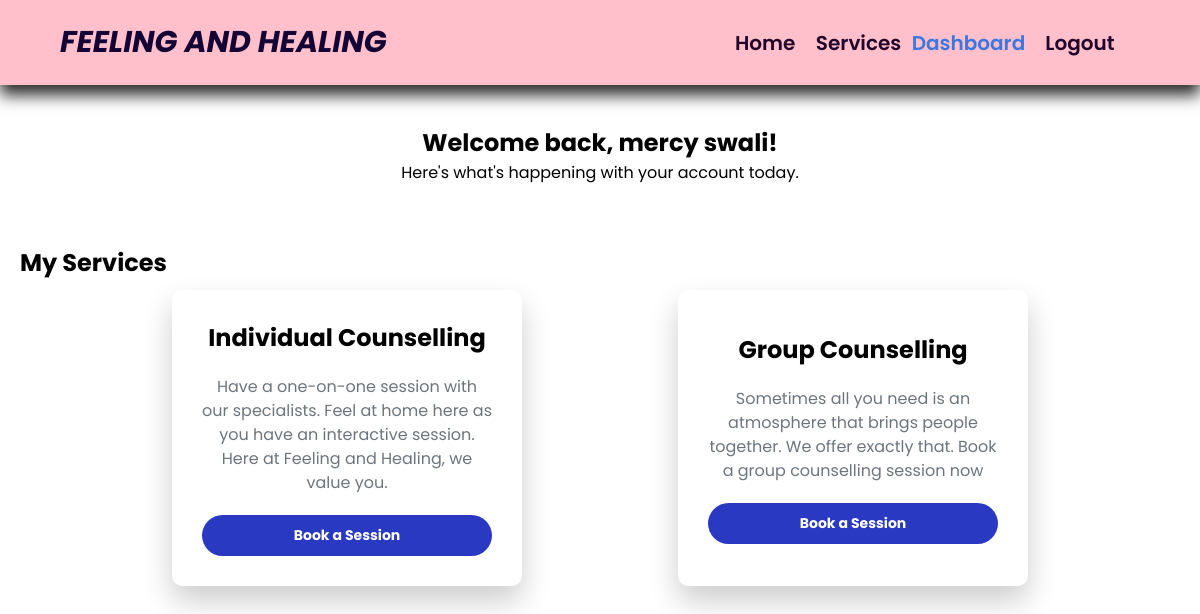
The page /ClientDashboard (signed in) on the database its author committed.
### project/models.py (models this page shows)
class User(UserMixin, db.Model):
    id = db.Column(db.Integer, primary_key=True) # primary keys are required by SQLAlchemy
    email = db.Column(db.String(100), unique=True)
    password = db.Column(db.String(100))
    name = db.Column(db.String(1000))
    role = db.Column(db.String(50))
    bookings = db.relationship('Booking', backref='user', lazy='dynamic')

class Service(db.Model):
    id = db.Column(db.Integer, primary_key=True)
    name = db.Column(db.String(100), nullable=False)
    description = db.Column(db.Text, nullable=True)
    is_active = db.Column(db.Boolean, default=True, nullable=False)
    bookings = db.relationship('Booking', backref='service', lazy='dynamic')

### project/main.py (the view)
@main.route('/ClientDashboard')
@login_required
def clientDashboard():
    if current_user.role != 'client':
        abort(403)  # Forbids access if the current user is not a client
    subscribed_services = [subscription.service for subscription in current_user.subscriptions]
    available_time_slots = create_available_time_slots()
    return render_template('clientDashboard.html', name=current_user.name,
                           active_page='clientDashboard', services=subscribed_services,
                           available_time_slots=available_time_slots)

### project/__init__.py (called while the page is built)
def create_app():
    app = Flask(__name__)
    app.config['SECRET_KEY'] = secrets.token_hex(16)
    app.config['SQLALCHEMY_DATABASE_URI'] = 'sqlite:///db.sqlite'
    db.init_app(app)
    migrate.init_app(app, db)
    login_manager.login_view = 'auth.login'
    login_manager.init_app(app)
    from project import models
    from .models import User
    @login_manager.user_loader
    def load_user(user_id):
        return User.query.get(int(user_id))
    from .auth import auth as auth_blueprint
    app.register_blueprint(auth_blueprint)
    from .services import services as services_blueprint
    app.register_blueprint(services_blueprint)
    from .main import main as main_blueprint
    app.register_blueprint(main_blueprint)
    return app

### project/services.py (called while the page is built)
def create_available_time_slots():
    available_time_slots = []
    current_time = datetime.now()
    start_time = current_time.replace(hour=9, minute=0, second=0, microsecond=0)
    for day in range(7):
        for hour in range(9, 17, 2):
            time_slot = start_time + timedelta(days=day, hours=hour - start_time.hour)
            if time_slot > current_time:
                available_time_slots.append(time_slot)
            else:
                continue
    return available_time_slots

### project/templates/clientDashboard.html (shortened to what this page needs)
{% extends 'base.html' %}
{% block head %}
    {{super()}}
  <link rel="stylesheet" href="/static/css/dashboard/client.css">
{% endblock %}
{% block content %}
    <div class="welcome-banner">
        <h2>Welcome back, {{ current_user.name }}!</h2>
        <p>Here's what's happening with your account today.</p>
    </div>
    <div class="services-div">
        <h2>My Services</h2>
        <div class="services">
            {% if services %}
                {% for service in services %}
                    <div class="services-card">
                        <h2><strong>{{ service.name }}</strong></h2>
                        <p>{{ service.description }}</p>
                        <button type="button"
                            onclick="openForm('booking-form-{{ service.id }}')">
                            Book a Session
                        </button>
                    </div>
                {% endfor %}
            {% else %}
                <p>You have no active services at this time.</p>
            {% endif %}
        </div>
    </div>
{% endblock %}

### project/templates/base.html (shortened to what this page needs)
<!DOCTYPE html>
<html lang="en">
<head>
    {% block head %}
    <link rel="stylesheet" href="/static/css/main.css">
    <link rel="stylesheet" href="https://maxst.icons8.com/vue-static/landings/line-awesome/line-awesome/1.3.0/css/line-awesome.min.css">
    <link rel="stylesheet" href="https://cdnjs.cloudflare.com/ajax/libs/font-awesome/6.5.1/css/all.min.css" />
    {% endblock %}
</head>
<body onload="getClientTimezoneOffset()">
    <section id="section1" class="header">
        <div class="nav-part1">
        <a href="#" class="logo"><h1> FEELING AND HEALING </h1></a>
        </div>
        <div>
            <ul id="nav-bar" class="nav">
                <li><a class="nav-item {{ 'active' if active_page == 'home' else '' }}"
                    href="{{url_for('main.home')}}">
                     Home</a></li>
                <li><a class="nav-item {{ 'active' if active_page == 'services' else '' }}"
                    href="{{url_for('main.services')}}">
                    Services </a></li>
                {% if current_user.is_authenticated %}
                    {% if current_user.role == 'client' %}
                        <a class="nav-item {{ 'active' if active_page == 'clientDashboard' else '' }}"
                        href="{{ url_for('main.clientDashboard') }}">Dashboard</a>
                    {% elif current_user.role == 'staff' %}
                        <a class="nav-item {{ 'active' if active_page == 'staffDashboard' else '' }}"
                        href="{{ url_for('main.staffDashboard') }}">Dashboard</a>
                    {% endif %}
                {% endif %}
                {% if current_user.is_authenticated %}
                <li><a class="nav-item {{ 'active' if active_page == 'logout' else '' }}"
                    href="{{url_for('auth.logout')}}">
                     Logout </a></li>
                {% endif %}
            </ul>
        </div>
    </section>
    <div class="content">
        {% block content %} {% endblock %}
    </div>
    </body>
</html>

### project/static/css/main.css (style rules this page uses)
* { box-sizing: border-box; margin: 0; padding: 0; font-family: "Poppins", sans-serif; }
body { min-height: 100%; width: 100%; font-family: sans-serif; }
* a { text-decoration: none; }
#section1 { background-color: pink; }
.header { display: flex; justify-content: space-between; align-items: center; padding: 20px 60px; box-shadow: 0 10px 15px rgba(0, 0, 0, 0.844); background-color:beige ; z-index: 10; position: sticky; left:0; top: 0; }
.logo h1 { font-size: 30px; text-decoration: double; color: rgb(20, 3, 53); font-style: italic; }
#nav-bar { display: flex; align-items: center; justify-content: center; margin-right: 10px; }
#nav-bar li { padding: 0 10px; position: relative; list-style: none; }
#nav-bar a { font-size: 20px; font-weight: 600; color:rgb(34, 4, 43); text-decoration: none; }
.nav { padding-right: 5px; }
.nav-item:not(:last-child) { margin-right: 10px; }
#nav-bar a:hover, #nav-bar a.active { color:rgba(23, 104, 225, 0.841); transition: .5s ease; }
.nav-item { margin-right: 0.5px; transition: background-color 0.5s ease, color 0.5s ease; }
.nav-item:hover, .nav-item.active { color: rgba(23, 104, 225, 0.841); }
.active { color:rgba(23, 104, 225, 0.841); transition: .5s ease; }

### project/static/css/dashboard/client.css (style rules this page uses)
.welcome-banner { border-radius: 5px; padding: 20px; margin: 20px 0; text-align: center; }
.services-div { max-width: 1200px; margin: 0 auto; padding: 20px; }
.services { display: flex; justify-content: space-evenly; flex-wrap: wrap; width:800px; flex-direction: row; margin: 0 auto; width: 100%; }
.services-card { min-height: 220px; width: 350px; padding: 30px; border-radius: 10px; display: flex; justify-content: center; align-items: center; flex-direction: column; background: #fff; margin: 10px 4px; box-shadow: 0px 15px 30px rgba(0,0,0,0.2); transition: transform 0.3s; }
.services-card h2 { font-size: 1.5em; margin-bottom: 20px; font-weight: 600; text-align: center; }
.services-card p { color: #6c757d; text-align: center; line-height: 1.5; }
.services-card button { width: 100%; padding: 10px; font-size: 14px; font-weight: bold; color: #fff; background-color: rgb(41, 57, 194); border: none; margin-top: 20px; border-radius: 70px; cursor: pointer; }

### rows shown on the page
User: name "mercy swali"
Service: name "Individual Counselling", description "Have a one-on-one session with our specialists. Feel at home here as you have an interactive session. Here at Feeling and Healing, we value you."
Service: name "Group Counselling", description "Sometimes all you need is an atmosphere that brings people together. We offer exactly that. Book a group counselling session now"
